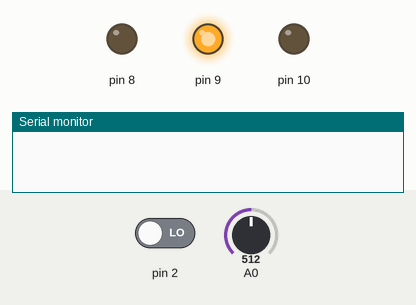
Recording of a sketch running on a simulated Arduino Uno, built with avr-gcc and run on an emulated ATmega328P. On the bench: output pins drawn as LEDs (lit = HIGH), the last lines printed to the serial monitor. Dashed ring = blinking. The inputs (shaded band) are chosen by the test bench; at power-on: A0 = 512, pin 2 LOW.

Above: at 0.8 s.
At 2.8 s:
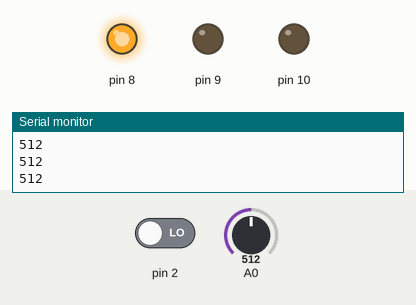
2.9 s: A0 set to 415
4.4 s: A0 set to 386
At 5.6 s:
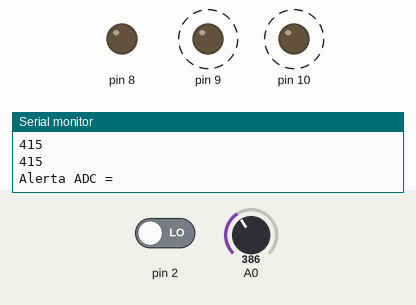
Timing chart, 0 to 13.4 s (numbered marks = the images above; inputs shaded):
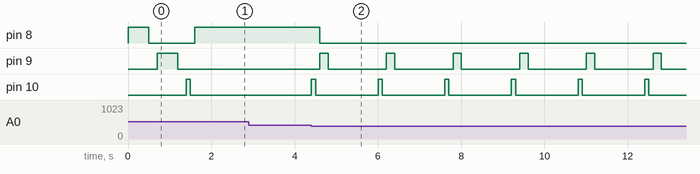

The sketch:

Lampara_Ballesta.ino
```cpp
int centinela =0;
void setup()
{
  // put your setup code here, to run once:
pinMode(2, INPUT);
pinMode(8, OUTPUT);
pinMode(9, OUTPUT);
pinMode(10, OUTPUT);
Serial.begin(9600);
digitalWrite(8, LOW);
digitalWrite(9, LOW);
digitalWrite(10,LOW);

digitalWrite(8, HIGH);
delay(500);
digitalWrite(8, LOW);
delay(200);

digitalWrite(9, HIGH);
delay(500);
digitalWrite(9, LOW);
delay(200);

digitalWrite(10, HIGH);
delay(100);
digitalWrite(10, LOW);
delay(100);

digitalWrite(8, HIGH);

}

void loop()
{
  // put your main code here, to run repeatedly:

int estado=digitalRead(2);

  if (analogRead(A0)<400)//if(estado==LOW)
  {
    Serial.print("Alerta ADC = ");
    centinela=1;
  }
if(centinela==1)
  {
    digitalWrite(10,HIGH);//BUZZER
    delay(100);
    digitalWrite(10,LOW);
    delay(100);

    digitalWrite(8,LOW); //LED VERDE
    digitalWrite(9,HIGH);//LED ROJO
    delay(200);
    digitalWrite(9,LOW);
    delay(1000);
  }


Serial.println(analogRead(A0));

delay(200);

}
```

Measured:
- the behaviour switches between 400 and 399 on A0 (found by bisection; images 1 and 2)
- after the input at 4.4 s, pin 8: HIGH → LOW after 0.21 s; pin 9: alternates HIGH for 0.20 s and LOW for 1.4 s, starting after 0.21 s; pin 10: alternates HIGH for 0.10 s and LOW for 1.5 s, starting at once
